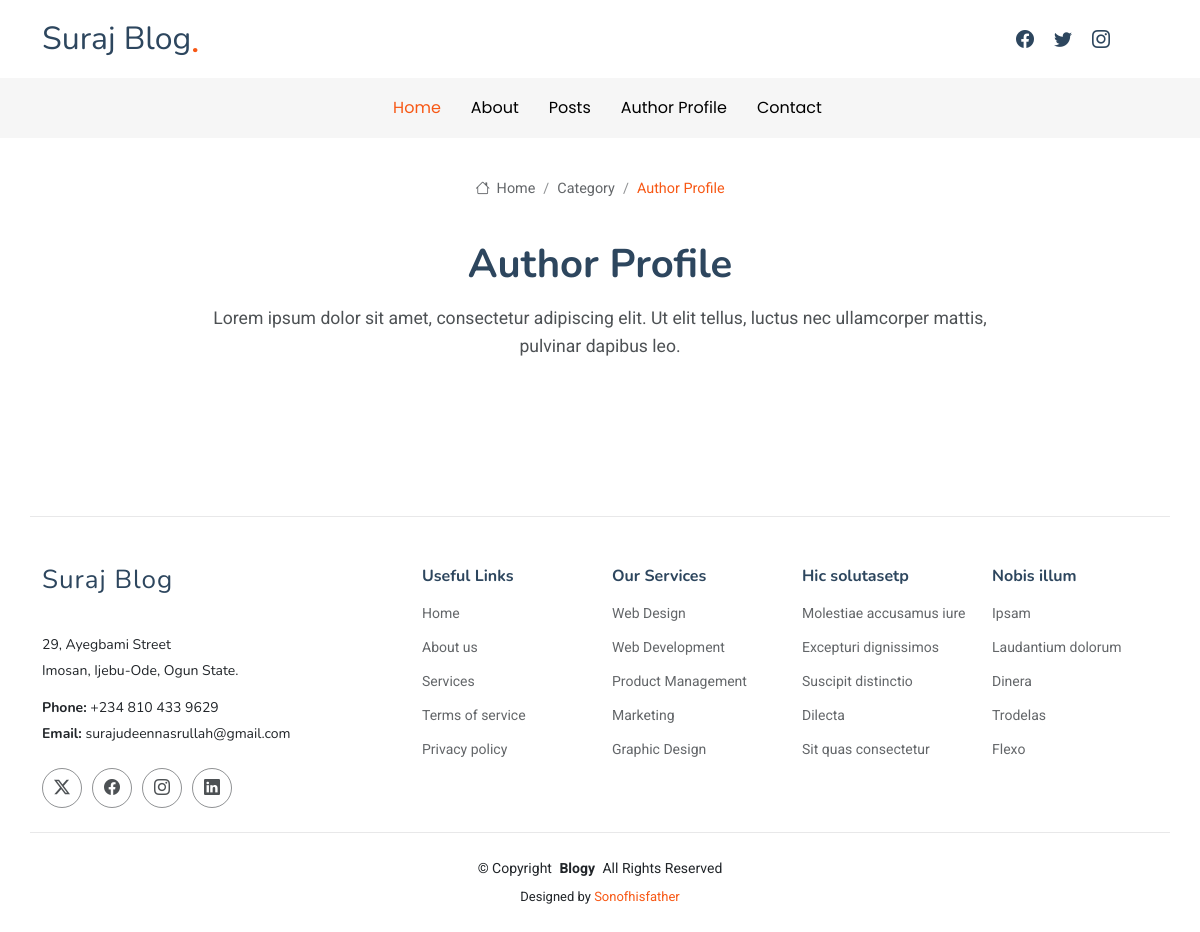
Page /author_profile on the earlier database version.
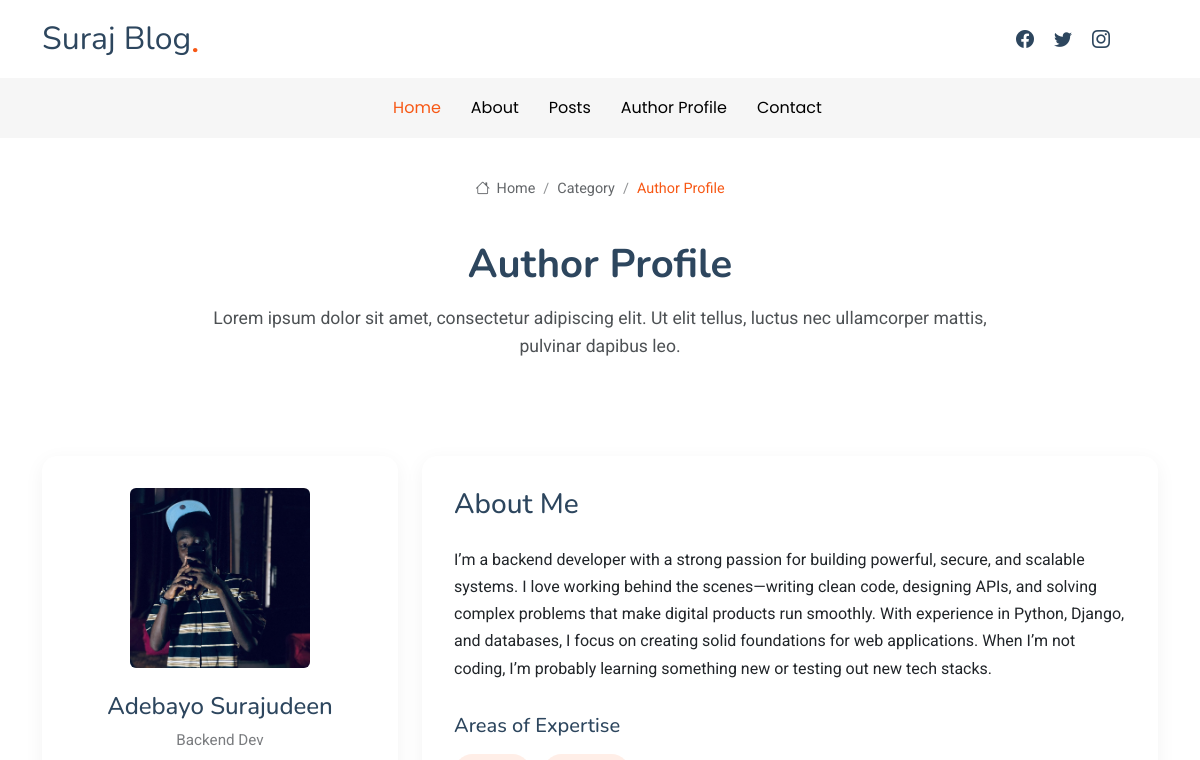
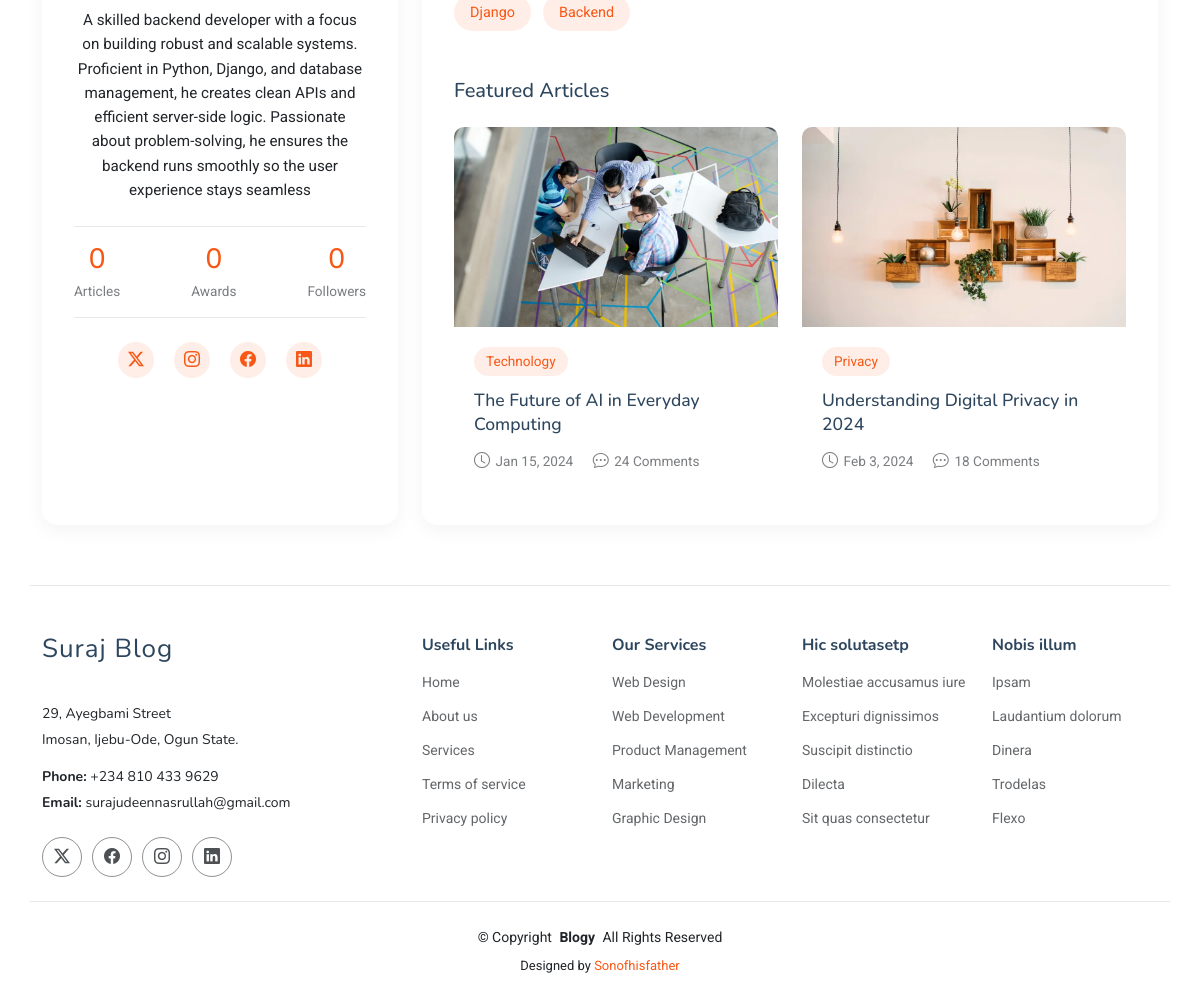
Same page on the later database version (2 pictures, top to bottom).
### Blog7/models.py (models this page shows, shortened)
class Author(models.Model):
    name = models.CharField(max_length=100)
    position = models.CharField(max_length=50, null=True)
    bio = models.TextField()
    content = models.TextField(blank=True)
    profile_picture = models.ImageField(upload_to='profiles/')
    social_x = models.URLField(blank=True)
    social_facebook = models.URLField(blank=True)
    social_instagram = models.URLField(blank=True)
    social_linkedin = models.URLField(blank=True)
    articles_count = models.IntegerField(default=0)
    awards_count = models.IntegerField(default=0)
    followers_count = models.IntegerField(default=0)
    expertise = models.ManyToManyField(Expertise, blank=True)

class Expertise(models.Model):
    name = models.CharField(max_length=50)

### Blog7/views.py (the view)
# urls.py: path('author_profile', views.author_profile, name='author_profile'),
def author_profile(request):
    authors = Author.objects.all()
    return render(request, 'blog/author-profile.html',{
        "authors": authors
    })

### Blog7/templates/blog/author-profile.html (shortened to what the changed rows need)
{% extends "blog/base.html" %}
{% load static %}
{% block content %}
  <main class="main">
    <div class="page-title">
      <div class="breadcrumbs">
      </div>
      <div class="title-wrapper">
        <h1>Author Profile</h1>
      </div>
    </div>
    <section id="author-profile" class="author-profile section">
      <div class="container" data-aos="fade-up" data-aos-delay="100">
        <div class="author-profile-1">
          {% for author in  authors  %}
          <div class="row">
            <div class="col-lg-4 mb-4 mb-lg-0">
              <div class="author-card" data-aos="fade-up">
                <div class="author-image">
                  <img src="{{ author.profile_picture.url }}" alt="{{author.name}}" class="img-fluid rounded">
                </div>
                <div class="author-info">
                  <h2>{{author.name}}</h2>
                  <p class="designation">{{author.position}}</p>
                  <div class="author-bio">
                    {{author.bio}}
                  </div>
                  <div class="author-stats d-flex justify-content-between text-center my-4">
                    <div class="stat-item">
                      <h4 data-purecounter-start="0" data-purecounter-end="{{author.articles_count}}" data-purecounter-duration="1" class="purecounter"></h4>
                      <p>Articles</p>
                    </div>
                    <div class="stat-item">
                      <h4 data-purecounter-start="0" data-purecounter-end="{{author.awards_count}}" data-purecounter-duration="1" class="purecounter"></h4>
                      <p>Awards</p>
                    </div>
                    <div class="stat-item">
                      <h4 data-purecounter-start="0" data-purecounter-end="{{author.followers_count}}" data-purecounter-duration="1" class="purecounter">K</h4>
                      <p>Followers</p>
                    </div>
                  </div>
                  <div class="social-links">
                    {% if author.social_x %}<a href="{{author.social_x}}" class="twitter"><i class="bi bi-twitter-x"></i></a>{% endif %}
                    {% if author.social_instagram %}<a href="{{author.social_instagram}}" class="instagram"><i class="bi bi-instagram"></i></a> {% endif %}
                    {% if author.social_facebook %}<a href="{{author.social_facebook}}" class="facebook"><i class="bi bi-facebook"></i></a> {% endif %}
                    {% if author.social_linkedin %}<a href="{{author.social_linkedin}}" class="linkedin"><i class="bi bi-linkedin"></i></a>{%endif%}
                  </div>
                </div>
              </div>
            </div>
            <div class="col-lg-8">
              <div class="author-content" data-aos="fade-up" data-aos-delay="200">
                <div class="content-header">
                  <h3>About Me</h3>
                </div>
                <div class="content-body">
                  <p>{{author.content}}</p>
                  <div class="expertise-areas">
                    <h4>Areas of Expertise</h4>
                    <div class="tags">
                      {% for expertise in author.expertise.all  %}
                      <span>{{expertise.name}}</span>
                      {% endfor %}
                    </div>
                  </div>
                  <div class="featured-articles mt-5">
                    <h4>Featured Articles</h4>
                    <div class="row g-4">
                      <div class="col-md-6" data-aos="fade-up" data-aos-delay="300">
                        <article class="article-card">
                          <div class="article-img">
                            <img src="{% static 'blog/img/blog/blog-post-10.webp' %}" alt="Article" class="img-fluid">
                          </div>
                          <div class="article-details">
                            <div class="post-category">Technology</div>
                            <h5><a href="#">The Future of AI in Everyday Computing</a></h5>
                            <div class="post-meta">
                              <span><i class="bi bi-clock"></i> Jan 15, 2024</span>
                              <span><i class="bi bi-chat-dots"></i> 24 Comments</span>
                            </div>
                          </div>
                        </article>
                      </div>
                      <div class="col-md-6" data-aos="fade-up" data-aos-delay="400">
                        <article class="article-card">
                          <div class="article-img">
                            <img src="{% static 'blog/img/blog/blog-post-6.webp' %}" alt="Article" class="img-fluid">
                          </div>
                          <div class="article-details">
                            <div class="post-category">Privacy</div>
                            <h5><a href="#">Understanding Digital Privacy in 2024</a></h5>
                            <div class="post-meta">
                              <span><i class="bi bi-clock"></i> Feb 3, 2024</span>
                              <span><i class="bi bi-chat-dots"></i> 18 Comments</span>
                            </div>
                          </div>
                        </article>
                      </div>
                    </div>
                  </div>
                </div>
              </div>
            </div>
          </div>
        </div>
        {% endfor %}
      </div>
    </section>
  </main>
{% endblock %}

Differences in the rows shown:
added Author: profile_picture (picture), name "Adebayo Surajudeen", position "Backend Dev", bio "A skilled backend developer with a focus on building robust and scalable systems. Proficient in Python, Django, and database management, he creates clean APIs and efficient server-side logic. Passionate about problem-solving, he ensures the backend runs smoothly so the user experience stays seamless", content "I’m a backend developer with a strong passion for building powerful, secure, and scalable systems. I love working behind the scenes—writing clean code, designing APIs, and solving complex problems that make digital products run smoothly. With experience in Python, Django, and databases, I focus on creating solid foundations for web applications. When I’m not coding, I’m probably learning something new or testing out new tech stacks."
added Expertise: name "Django"
added Expertise: name "Backend"
